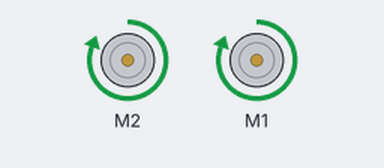
A sketch run on a simulated Arduino Uno, built with avr-gcc and run on an emulated ATmega328P. Shown: 2 × DC motor (green arrow = forward, orange = backward, longer = faster).

Above: at 0.1 s.
Timing chart, 0 to 1.6 s (numbered marks = the images above):
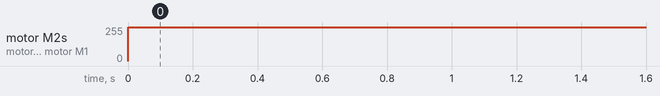

The sketch:

Motortest.ino
```cpp
#include <AFMotor.h>
 // set up motors.
AF_DCMotor motor2(2,MOTOR12_64KHZ);
AF_DCMotor motor1(1,MOTOR12_64KHZ);
void setup() {
  motor2.setSpeed(255);
  motor1.setSpeed(255);
  //set the speed of the motors, between 0-255
  }

void loop() {

  motor2.run(FORWARD);
  motor1.run(FORWARD);
}
```

Measured:
- by itself, motor M2, motor M1: stopped → forward 255/255 at 0.00 s
